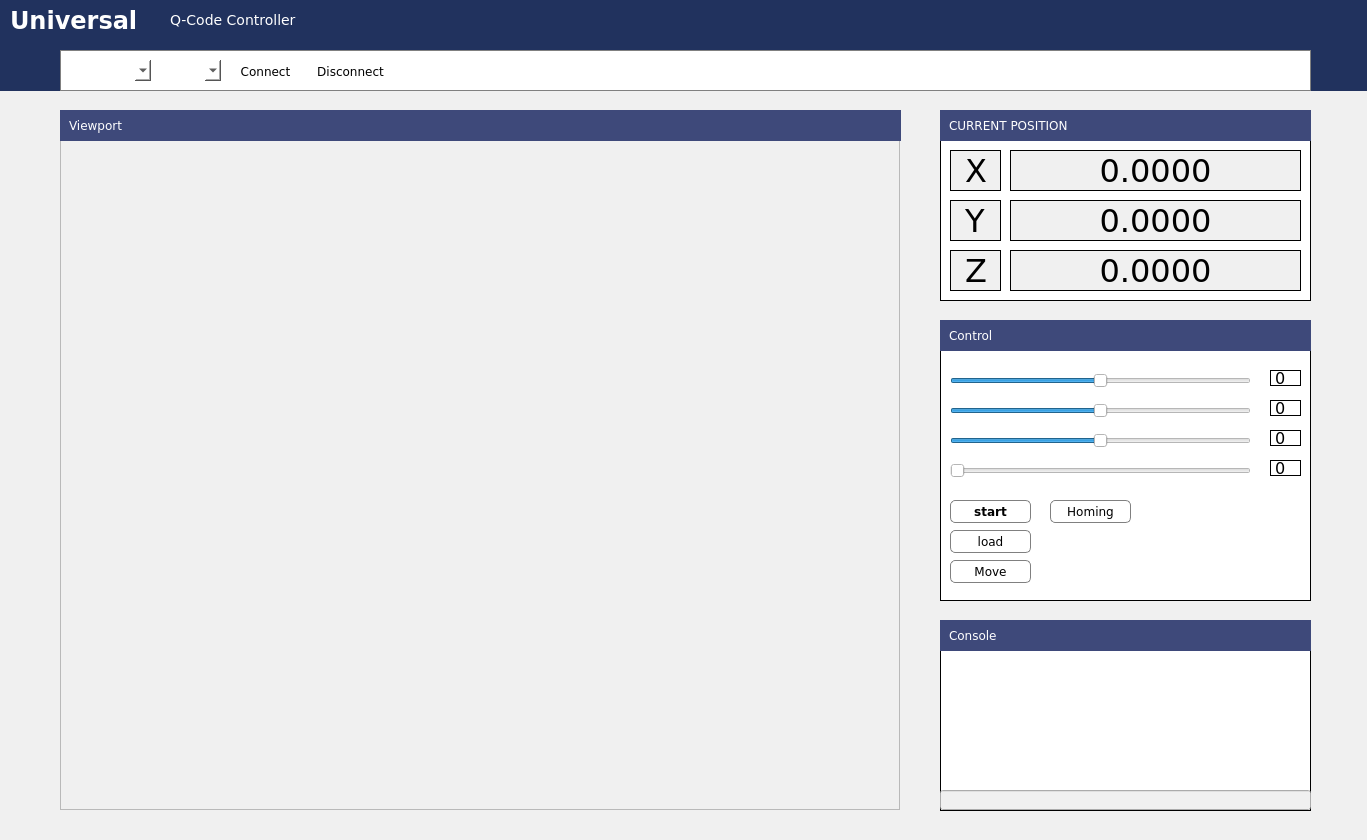
<?xml version="1.0" encoding="UTF-8"?>
<ui version="4.0">
 <class>Currency</class>
 <widget class="QMainWindow" name="Currency">
  <property name="geometry">
   <rect>
    <x>0</x>
    <y>0</y>
    <width>1367</width>
    <height>840</height>
   </rect>
  </property>
  <property name="windowTitle">
   <string>Universal</string>
  </property>
  <property name="autoFillBackground">
   <bool>false</bool>
  </property>
  <property name="styleSheet">
   <string notr="true">font-family: Verdana;
background: #f0f0f0;
text-transform: uppercase;</string>
  </property>
  <widget class="QWidget" name="centralwidget">
   <property name="styleSheet">
    <string notr="true"/>
   </property>
   <widget class="QTextEdit" name="Console">
    <property name="geometry">
     <rect>
      <x>940</x>
      <y>650</y>
      <width>371</width>
      <height>161</height>
     </rect>
    </property>
    <property name="autoFillBackground">
     <bool>false</bool>
    </property>
    <property name="styleSheet">
     <string notr="true">background: white;
border: 1px solid black;</string>
    </property>
    <property name="readOnly">
     <bool>true</bool>
    </property>
   </widget>
   <widget class="QWidget" name="widget_3" native="true">
    <property name="geometry">
     <rect>
      <x>-10</x>
      <y>0</y>
      <width>1381</width>
      <height>91</height>
     </rect>
    </property>
    <property name="styleSheet">
     <string notr="true">background-color: #21325E;</string>
    </property>
    <widget class="QLabel" name="label">
     <property name="geometry">
      <rect>
       <x>20</x>
       <y>10</y>
       <width>161</width>
       <height>20</height>
      </rect>
     </property>
     <property name="styleSheet">
      <string notr="true">color: white;
border: none;
font-family: Verdana;
font-size: 24px;
font-weight: bold;

</string>
     </property>
     <property name="text">
      <string>Universal</string>
     </property>
    </widget>
    <widget class="QLabel" name="label_2">
     <property name="geometry">
      <rect>
       <x>180</x>
       <y>10</y>
       <width>161</width>
       <height>20</height>
      </rect>
     </property>
     <property name="styleSheet">
      <string notr="true">color: white;
border: none;
font-family: Verdana;
font-size: 14px;

</string>
     </property>
     <property name="text">
      <string>Q-Code Controller</string>
     </property>
    </widget>
    <widget class="QWidget" name="widget_4" native="true">
     <property name="geometry">
      <rect>
       <x>70</x>
       <y>50</y>
       <width>1251</width>
       <height>41</height>
      </rect>
     </property>
     <property name="styleSheet">
      <string notr="true">background: white;
border: 1px solid gray;</string>
     </property>
     <widget class="QComboBox" name="COM_slot">
      <property name="geometry">
       <rect>
        <x>30</x>
        <y>10</y>
        <width>61</width>
        <height>21</height>
       </rect>
      </property>
      <property name="styleSheet">
       <string notr="true">border: none;
background: white;
</string>
      </property>
      <property name="frame">
       <bool>false</bool>
      </property>
     </widget>
     <widget class="QComboBox" name="BR_slot">
      <property name="geometry">
       <rect>
        <x>100</x>
        <y>10</y>
        <width>61</width>
        <height>21</height>
       </rect>
      </property>
      <property name="styleSheet">
       <string notr="true">border-radius: 5px; 
border: none;
</string>
      </property>
      <property name="frame">
       <bool>false</bool>
      </property>
     </widget>
     <widget class="QPushButton" name="connButton">
      <property name="geometry">
       <rect>
        <x>170</x>
        <y>10</y>
        <width>71</width>
        <height>23</height>
       </rect>
      </property>
      <property name="styleSheet">
       <string notr="true">border: none;
padding: 0px;
margin: 0px;
</string>
      </property>
      <property name="text">
       <string>Connect</string>
      </property>
     </widget>
     <widget class="QPushButton" name="discButton">
      <property name="geometry">
       <rect>
        <x>250</x>
        <y>10</y>
        <width>81</width>
        <height>23</height>
       </rect>
      </property>
      <property name="styleSheet">
       <string notr="true">border: none;
padding: 0px;
margin: 0px;</string>
      </property>
      <property name="text">
       <string>Disconnect</string>
      </property>
     </widget>
    </widget>
   </widget>
   <widget class="QFrame" name="opengl">
    <property name="geometry">
     <rect>
      <x>60</x>
      <y>139</y>
      <width>840</width>
      <height>671</height>
     </rect>
    </property>
    <property name="styleSheet">
     <string notr="true"/>
    </property>
    <property name="frameShape">
     <enum>QFrame::StyledPanel</enum>
    </property>
    <property name="frameShadow">
     <enum>QFrame::Raised</enum>
    </property>
   </widget>
   <widget class="QLabel" name="label_3">
    <property name="geometry">
     <rect>
      <x>940</x>
      <y>620</y>
      <width>371</width>
      <height>31</height>
     </rect>
    </property>
    <property name="styleSheet">
     <string notr="true">font-family: Verdana;
color: white;
background: #3E497A;
padding: 6px;</string>
    </property>
    <property name="text">
     <string>Console</string>
    </property>
   </widget>
   <widget class="QLabel" name="label_4">
    <property name="geometry">
     <rect>
      <x>60</x>
      <y>110</y>
      <width>841</width>
      <height>31</height>
     </rect>
    </property>
    <property name="styleSheet">
     <string notr="true">font-family: Verdana;
color: white;
background: #3E497A;
padding: 6px;</string>
    </property>
    <property name="text">
     <string>Viewport</string>
    </property>
   </widget>
   <widget class="QWidget" name="widget" native="true">
    <property name="geometry">
     <rect>
      <x>940</x>
      <y>350</y>
      <width>371</width>
      <height>251</height>
     </rect>
    </property>
    <property name="styleSheet">
     <string notr="true">background: white;
border: 1px solid black;</string>
    </property>
    <widget class="QSlider" name="X_slider">
     <property name="geometry">
      <rect>
       <x>10</x>
       <y>20</y>
       <width>301</width>
       <height>22</height>
      </rect>
     </property>
     <property name="styleSheet">
      <string notr="true">border: none;</string>
     </property>
     <property name="minimum">
      <number>-180</number>
     </property>
     <property name="maximum">
      <number>180</number>
     </property>
     <property name="orientation">
      <enum>Qt::Horizontal</enum>
     </property>
    </widget>
    <widget class="QSlider" name="Y_slider">
     <property name="geometry">
      <rect>
       <x>10</x>
       <y>50</y>
       <width>301</width>
       <height>22</height>
      </rect>
     </property>
     <property name="styleSheet">
      <string notr="true">border: none;</string>
     </property>
     <property name="minimum">
      <number>-120</number>
     </property>
     <property name="maximum">
      <number>120</number>
     </property>
     <property name="orientation">
      <enum>Qt::Horizontal</enum>
     </property>
    </widget>
    <widget class="QSlider" name="Z_slider">
     <property name="geometry">
      <rect>
       <x>10</x>
       <y>80</y>
       <width>301</width>
       <height>21</height>
      </rect>
     </property>
     <property name="styleSheet">
      <string notr="true">border: none;</string>
     </property>
     <property name="minimum">
      <number>-160</number>
     </property>
     <property name="maximum">
      <number>160</number>
     </property>
     <property name="orientation">
      <enum>Qt::Horizontal</enum>
     </property>
    </widget>
    <widget class="QPushButton" name="startButton">
     <property name="geometry">
      <rect>
       <x>10</x>
       <y>150</y>
       <width>81</width>
       <height>23</height>
      </rect>
     </property>
     <property name="font">
      <font>
       <family>Verdana</family>
       <weight>75</weight>
       <bold>true</bold>
      </font>
     </property>
     <property name="styleSheet">
      <string notr="true">border-radius: 5px; 
border: 1px solid gray;</string>
     </property>
     <property name="text">
      <string>start</string>
     </property>
    </widget>
    <widget class="QPushButton" name="homingButton">
     <property name="geometry">
      <rect>
       <x>110</x>
       <y>150</y>
       <width>81</width>
       <height>23</height>
      </rect>
     </property>
     <property name="styleSheet">
      <string notr="true">border-radius: 5px; 
border: 1px solid gray;</string>
     </property>
     <property name="text">
      <string>Homing</string>
     </property>
    </widget>
    <widget class="QPushButton" name="loadButton">
     <property name="geometry">
      <rect>
       <x>10</x>
       <y>180</y>
       <width>81</width>
       <height>23</height>
      </rect>
     </property>
     <property name="styleSheet">
      <string notr="true">border-radius: 5px; 
border: 1px solid gray;</string>
     </property>
     <property name="text">
      <string>load</string>
     </property>
    </widget>
    <widget class="QPushButton" name="moveButton">
     <property name="geometry">
      <rect>
       <x>10</x>
       <y>210</y>
       <width>81</width>
       <height>23</height>
      </rect>
     </property>
     <property name="styleSheet">
      <string notr="true">border-radius: 5px; 
border: 1px solid gray;</string>
     </property>
     <property name="text">
      <string>Move</string>
     </property>
    </widget>
    <widget class="QSlider" name="A_slider">
     <property name="geometry">
      <rect>
       <x>10</x>
       <y>110</y>
       <width>301</width>
       <height>22</height>
      </rect>
     </property>
     <property name="styleSheet">
      <string notr="true">border: none;</string>
     </property>
     <property name="maximum">
      <number>360</number>
     </property>
     <property name="orientation">
      <enum>Qt::Horizontal</enum>
     </property>
    </widget>
    <widget class="QLabel" name="X_lcd">
     <property name="geometry">
      <rect>
       <x>330</x>
       <y>20</y>
       <width>31</width>
       <height>16</height>
      </rect>
     </property>
     <property name="styleSheet">
      <string notr="true">font-size: 16px;</string>
     </property>
     <property name="text">
      <string>0</string>
     </property>
    </widget>
    <widget class="QLabel" name="Y_lcd">
     <property name="geometry">
      <rect>
       <x>330</x>
       <y>50</y>
       <width>31</width>
       <height>16</height>
      </rect>
     </property>
     <property name="styleSheet">
      <string notr="true">font-size: 16px;</string>
     </property>
     <property name="text">
      <string>0</string>
     </property>
    </widget>
    <widget class="QLabel" name="Z_lcd">
     <property name="geometry">
      <rect>
       <x>330</x>
       <y>80</y>
       <width>31</width>
       <height>16</height>
      </rect>
     </property>
     <property name="styleSheet">
      <string notr="true">font-size: 16px;</string>
     </property>
     <property name="text">
      <string>0</string>
     </property>
    </widget>
    <widget class="QLabel" name="A_lcd">
     <property name="geometry">
      <rect>
       <x>330</x>
       <y>110</y>
       <width>31</width>
       <height>16</height>
      </rect>
     </property>
     <property name="styleSheet">
      <string notr="true">font-size: 16px;</string>
     </property>
     <property name="text">
      <string>0</string>
     </property>
    </widget>
   </widget>
   <widget class="QLabel" name="label_5">
    <property name="geometry">
     <rect>
      <x>940</x>
      <y>320</y>
      <width>371</width>
      <height>31</height>
     </rect>
    </property>
    <property name="styleSheet">
     <string notr="true">font-family: Verdana;
color: white;
background: #3E497A;
padding: 6px;</string>
    </property>
    <property name="text">
     <string>Control</string>
    </property>
   </widget>
   <widget class="QLabel" name="label_6">
    <property name="geometry">
     <rect>
      <x>940</x>
      <y>110</y>
      <width>371</width>
      <height>31</height>
     </rect>
    </property>
    <property name="styleSheet">
     <string notr="true">font-family: Verdana;
color: white;
background: #3E497A;
padding: 6px;</string>
    </property>
    <property name="text">
     <string>CURRENT POSITION</string>
    </property>
   </widget>
   <widget class="QWidget" name="widget_2" native="true">
    <property name="geometry">
     <rect>
      <x>940</x>
      <y>140</y>
      <width>371</width>
      <height>161</height>
     </rect>
    </property>
    <property name="styleSheet">
     <string notr="true">background: white;
border: 1px solid black;</string>
    </property>
    <widget class="QWidget" name="widget_5" native="true">
     <property name="geometry">
      <rect>
       <x>10</x>
       <y>10</y>
       <width>51</width>
       <height>41</height>
      </rect>
     </property>
     <property name="styleSheet">
      <string notr="true">background: #F0F0F0;
border: 1px solid black;</string>
     </property>
     <widget class="QLabel" name="label_7">
      <property name="geometry">
       <rect>
        <x>15</x>
        <y>5</y>
        <width>31</width>
        <height>31</height>
       </rect>
      </property>
      <property name="styleSheet">
       <string notr="true">font-size: 32px;
border: none;
</string>
      </property>
      <property name="text">
       <string>X</string>
      </property>
     </widget>
    </widget>
    <widget class="QWidget" name="widget_6" native="true">
     <property name="geometry">
      <rect>
       <x>70</x>
       <y>10</y>
       <width>291</width>
       <height>41</height>
      </rect>
     </property>
     <property name="styleSheet">
      <string notr="true">background: #F0F0F0;
border: 1px solid black;</string>
     </property>
     <widget class="QLabel" name="label_12">
      <property name="geometry">
       <rect>
        <x>5</x>
        <y>5</y>
        <width>281</width>
        <height>31</height>
       </rect>
      </property>
      <property name="styleSheet">
       <string notr="true">font-size: 32px;
border: none;</string>
      </property>
      <property name="text">
       <string>0.0000</string>
      </property>
      <property name="alignment">
       <set>Qt::AlignCenter</set>
      </property>
     </widget>
    </widget>
    <widget class="QWidget" name="widget_8" native="true">
     <property name="geometry">
      <rect>
       <x>70</x>
       <y>60</y>
       <width>291</width>
       <height>41</height>
      </rect>
     </property>
     <property name="styleSheet">
      <string notr="true">background: #F0F0F0;
border: 1px solid black;</string>
     </property>
     <widget class="QLabel" name="label_13">
      <property name="geometry">
       <rect>
        <x>5</x>
        <y>5</y>
        <width>281</width>
        <height>31</height>
       </rect>
      </property>
      <property name="styleSheet">
       <string notr="true">font-size: 32px;
border: none;</string>
      </property>
      <property name="text">
       <string>0.0000</string>
      </property>
      <property name="alignment">
       <set>Qt::AlignCenter</set>
      </property>
     </widget>
    </widget>
    <widget class="QWidget" name="widget_9" native="true">
     <property name="geometry">
      <rect>
       <x>70</x>
       <y>110</y>
       <width>291</width>
       <height>41</height>
      </rect>
     </property>
     <property name="styleSheet">
      <string notr="true">background: #F0F0F0;
border: 1px solid black;</string>
     </property>
     <widget class="QLabel" name="label_14">
      <property name="geometry">
       <rect>
        <x>5</x>
        <y>5</y>
        <width>281</width>
        <height>31</height>
       </rect>
      </property>
      <property name="styleSheet">
       <string notr="true">font-size: 32px;
border: none;</string>
      </property>
      <property name="text">
       <string>0.0000</string>
      </property>
      <property name="alignment">
       <set>Qt::AlignCenter</set>
      </property>
     </widget>
    </widget>
    <widget class="QWidget" name="widget_7" native="true">
     <property name="geometry">
      <rect>
       <x>10</x>
       <y>60</y>
       <width>51</width>
       <height>41</height>
      </rect>
     </property>
     <property name="styleSheet">
      <string notr="true">background: #F0F0F0;
border: 1px solid black;</string>
     </property>
     <widget class="QLabel" name="label_10">
      <property name="geometry">
       <rect>
        <x>15</x>
        <y>5</y>
        <width>31</width>
        <height>31</height>
       </rect>
      </property>
      <property name="styleSheet">
       <string notr="true">font-size: 32px;
border: none;
</string>
      </property>
      <property name="text">
       <string>Y</string>
      </property>
     </widget>
    </widget>
    <widget class="QWidget" name="widget_10" native="true">
     <property name="geometry">
      <rect>
       <x>10</x>
       <y>110</y>
       <width>51</width>
       <height>41</height>
      </rect>
     </property>
     <property name="styleSheet">
      <string notr="true">background: #F0F0F0;
border: 1px solid black;</string>
     </property>
     <widget class="QLabel" name="label_11">
      <property name="geometry">
       <rect>
        <x>15</x>
        <y>5</y>
        <width>31</width>
        <height>31</height>
       </rect>
      </property>
      <property name="styleSheet">
       <string notr="true">font-size: 32px;
border: none;
</string>
      </property>
      <property name="text">
       <string>Z</string>
      </property>
     </widget>
    </widget>
   </widget>
   <widget class="QLineEdit" name="lineEdit">
    <property name="geometry">
     <rect>
      <x>940</x>
      <y>790</y>
      <width>371</width>
      <height>20</height>
     </rect>
    </property>
   </widget>
   <zorder>widget_2</zorder>
   <zorder>Console</zorder>
   <zorder>widget_3</zorder>
   <zorder>opengl</zorder>
   <zorder>label_3</zorder>
   <zorder>label_4</zorder>
   <zorder>widget</zorder>
   <zorder>label_5</zorder>
   <zorder>label_6</zorder>
   <zorder>lineEdit</zorder>
  </widget>
  <widget class="QStatusBar" name="statusbar"/>
 </widget>
 <resources/>
 <connections/>
</ui>
